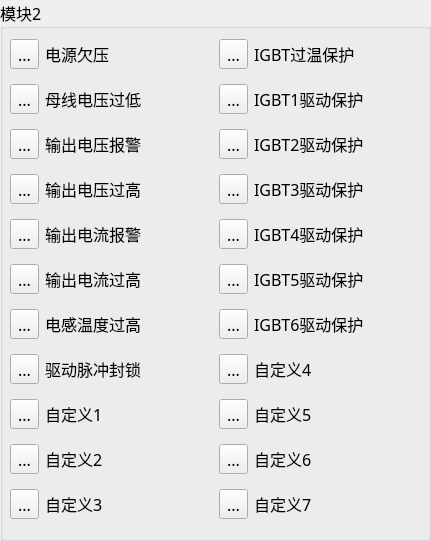
  <widget class="QGroupBox" name="faultstatus_groupBox02">
   <property name="geometry">
    <rect>
     <x>440</x>
     <y>100</y>
     <width>431</width>
     <height>541</height>
    </rect>
   </property>
   <property name="font">
    <font>
     <family>微软雅黑</family>
     <pointsize>12</pointsize>
    </font>
   </property>
   <property name="title">
    <string>模块2</string>
   </property>
   <widget class="QWidget" name="layoutWidget">
    <property name="geometry">
     <rect>
      <x>10</x>
      <y>30</y>
      <width>411</width>
      <height>501</height>
     </rect>
    </property>
    <layout class="QGridLayout" name="gridLayout_3">
     <item row="0" column="0">
      <widget class="QToolButton" name="toolButton_94">
       <property name="text">
        <string>...</string>
       </property>
       <property name="icon">
        <iconset>
         <normaloff>gct_ied_green.png</normaloff>gct_ied_green.png</iconset>
       </property>
       <property name="iconSize">
        <size>
         <width>28</width>
         <height>28</height>
        </size>
       </property>
      </widget>
     </item>
     <item row="0" column="1">
      <widget class="QLabel" name="label_185">
       <property name="font">
        <font>
         <family>微软雅黑</family>
         <pointsize>12</pointsize>
        </font>
       </property>
       <property name="text">
        <string>电源欠压</string>
       </property>
      </widget>
     </item>
     <item row="0" column="2">
      <widget class="QToolButton" name="toolButton_102">
       <property name="text">
        <string>...</string>
       </property>
       <property name="icon">
        <iconset>
         <normaloff>gct_ied_green.png</normaloff>gct_ied_green.png</iconset>
       </property>
       <property name="iconSize">
        <size>
         <width>28</width>
         <height>28</height>
        </size>
       </property>
      </widget>
     </item>
     <item row="0" column="3">
      <widget class="QLabel" name="label_193">
       <property name="font">
        <font>
         <family>微软雅黑</family>
         <pointsize>12</pointsize>
        </font>
       </property>
       <property name="text">
        <string>IGBT过温保护</string>
       </property>
      </widget>
     </item>
     <item row="1" column="0">
      <widget class="QToolButton" name="toolButton_96">
       <property name="text">
        <string>...</string>
       </property>
       <property name="icon">
        <iconset>
         <normaloff>gct_ied_green.png</normaloff>gct_ied_green.png</iconset>
       </property>
       <property name="iconSize">
        <size>
         <width>28</width>
         <height>28</height>
        </size>
       </property>
      </widget>
     </item>
     <item row="1" column="1">
      <widget class="QLabel" name="label_187">
       <property name="font">
        <font>
         <family>微软雅黑</family>
         <pointsize>12</pointsize>
        </font>
       </property>
       <property name="text">
        <string>母线电压过低</string>
       </property>
      </widget>
     </item>
     <item row="1" column="2">
      <widget class="QToolButton" name="toolButton_101">
       <property name="text">
        <string>...</string>
       </property>
       <property name="icon">
        <iconset>
         <normaloff>gct_ied_green.png</normaloff>gct_ied_green.png</iconset>
       </property>
       <property name="iconSize">
        <size>
         <width>28</width>
         <height>28</height>
        </size>
       </property>
      </widget>
     </item>
     <item row="1" column="3">
      <widget class="QLabel" name="label_192">
       <property name="font">
        <font>
         <family>微软雅黑</family>
         <pointsize>12</pointsize>
        </font>
       </property>
       <property name="text">
        <string>IGBT1驱动保护</string>
       </property>
      </widget>
     </item>
     <item row="2" column="0">
      <widget class="QToolButton" name="toolButton_114">
       <property name="text">
        <string>...</string>
       </property>
       <property name="icon">
        <iconset>
         <normaloff>gct_ied_green.png</normaloff>gct_ied_green.png</iconset>
       </property>
       <property name="iconSize">
        <size>
         <width>28</width>
         <height>28</height>
        </size>
       </property>
      </widget>
     </item>
     <item row="2" column="1">
      <widget class="QLabel" name="label_205">
       <property name="font">
        <font>
         <family>微软雅黑</family>
         <pointsize>12</pointsize>
        </font>
       </property>
       <property name="text">
        <string>输出电压报警</string>
       </property>
      </widget>
     </item>
     <item row="2" column="2">
      <widget class="QToolButton" name="toolButton_103">
       <property name="text">
        <string>...</string>
       </property>
       <property name="icon">
        <iconset>
         <normaloff>gct_ied_green.png</normaloff>gct_ied_green.png</iconset>
       </property>
       <property name="iconSize">
        <size>
         <width>28</width>
         <height>28</height>
        </size>
       </property>
      </widget>
     </item>
     <item row="2" column="3">
      <widget class="QLabel" name="label_194">
       <property name="font">
        <font>
         <family>微软雅黑</family>
         <pointsize>12</pointsize>
        </font>
       </property>
       <property name="text">
        <string>IGBT2驱动保护</string>
       </property>
      </widget>
     </item>
     <item row="3" column="0">
      <widget class="QToolButton" name="toolButton_92">
       <property name="text">
        <string>...</string>
       </property>
       <property name="icon">
        <iconset>
         <normaloff>gct_ied_green.png</normaloff>gct_ied_green.png</iconset>
       </property>
       <property name="iconSize">
        <size>
         <width>28</width>
         <height>28</height>
        </size>
       </property>
      </widget>
     </item>
     <item row="3" column="1">
      <widget class="QLabel" name="label_183">
       <property name="font">
        <font>
         <family>微软雅黑</family>
         <pointsize>12</pointsize>
        </font>
       </property>
       <property name="text">
        <string>输出电压过高</string>
       </property>
      </widget>
     </item>
     <item row="3" column="2">
      <widget class="QToolButton" name="toolButton_105">
       <property name="text">
        <string>...</string>
       </property>
       <property name="icon">
        <iconset>
         <normaloff>gct_ied_green.png</normaloff>gct_ied_green.png</iconset>
       </property>
       <property name="iconSize">
        <size>
         <width>28</width>
         <height>28</height>
        </size>
       </property>
      </widget>
     </item>
     <item row="3" column="3">
      <widget class="QLabel" name="label_196">
       <property name="font">
        <font>
         <family>微软雅黑</family>
         <pointsize>12</pointsize>
        </font>
       </property>
       <property name="text">
        <string>IGBT3驱动保护</string>
       </property>
      </widget>
     </item>
     <item row="4" column="0">
      <widget class="QToolButton" name="toolButton_98">
       <property name="text">
        <string>...</string>
       </property>
       <property name="icon">
        <iconset>
         <normaloff>gct_ied_green.png</normaloff>gct_ied_green.png</iconset>
       </property>
       <property name="iconSize">
        <size>
         <width>28</width>
         <height>28</height>
        </size>
       </property>
      </widget>
     </item>
     <item row="4" column="1">
      <widget class="QLabel" name="label_189">
       <property name="font">
        <font>
         <family>微软雅黑</family>
         <pointsize>12</pointsize>
        </font>
       </property>
       <property name="text">
        <string>输出电流报警</string>
       </property>
      </widget>
     </item>
     <item row="4" column="2">
      <widget class="QToolButton" name="toolButton_107">
       <property name="text">
        <string>...</string>
       </property>
       <property name="icon">
        <iconset>
         <normaloff>gct_ied_green.png</normaloff>gct_ied_green.png</iconset>
       </property>
       <property name="iconSize">
        <size>
         <width>28</width>
         <height>28</height>
        </size>
       </property>
      </widget>
     </item>
     <item row="4" column="3">
      <widget class="QLabel" name="label_198">
       <property name="font">
        <font>
         <family>微软雅黑</family>
         <pointsize>12</pointsize>
        </font>
       </property>
       <property name="text">
        <string>IGBT4驱动保护</string>
       </property>
      </widget>
     </item>
     <item row="5" column="0">
      <widget class="QToolButton" name="toolButton_100">
       <property name="enabled">
        <bool>true</bool>
       </property>
       <property name="text">
        <string>...</string>
       </property>
       <property name="icon">
        <iconset>
         <normaloff>gct_ied_green.png</normaloff>gct_ied_green.png</iconset>
       </property>
       <property name="iconSize">
        <size>
         <width>28</width>
         <height>28</height>
        </size>
       </property>
      </widget>
     </item>
     <item row="5" column="1">
      <widget class="QLabel" name="label_191">
       <property name="font">
        <font>
         <family>微软雅黑</family>
         <pointsize>12</pointsize>
        </font>
       </property>
       <property name="text">
        <string>输出电流过高</string>
       </property>
      </widget>
     </item>
     <item row="5" column="2">
      <widget class="QToolButton" name="toolButton_109">
       <property name="text">
        <string>...</string>
       </property>
       <property name="icon">
        <iconset>
         <normaloff>gct_ied_green.png</normaloff>gct_ied_green.png</iconset>
       </property>
       <property name="iconSize">
        <size>
         <width>28</width>
         <height>28</height>
        </size>
       </property>
      </widget>
     </item>
     <item row="5" column="3">
      <widget class="QLabel" name="label_200">
       <property name="font">
        <font>
         <family>微软雅黑</family>
         <pointsize>12</pointsize>
        </font>
       </property>
       <property name="text">
        <string>IGBT5驱动保护</string>
       </property>
      </widget>
     </item>
     <item row="6" column="0">
      <widget class="QToolButton" name="toolButton_106">
       <property name="text">
        <string>...</string>
       </property>
       <property name="icon">
        <iconset>
         <normaloff>gct_ied_green.png</normaloff>gct_ied_green.png</iconset>
       </property>
       <property name="iconSize">
        <size>
         <width>28</width>
         <height>28</height>
        </size>
       </property>
      </widget>
     </item>
     <item row="6" column="1">
      <widget class="QLabel" name="label_197">
       <property name="font">
        <font>
         <family>微软雅黑</family>
         <pointsize>12</pointsize>
        </font>
       </property>
       <property name="text">
        <string>电感温度过高</string>
       </property>
      </widget>
     </item>
     <item row="6" column="2">
      <widget class="QToolButton" name="toolButton_111">
       <property name="text">
        <string>...</string>
       </property>
       <property name="icon">
        <iconset>
         <normaloff>gct_ied_green.png</normaloff>gct_ied_green.png</iconset>
       </property>
       <property name="iconSize">
        <size>
         <width>28</width>
         <height>28</height>
        </size>
       </property>
      </widget>
     </item>
     <item row="6" column="3">
      <widget class="QLabel" name="label_202">
       <property name="font">
        <font>
         <family>微软雅黑</family>
         <pointsize>12</pointsize>
        </font>
       </property>
       <property name="text">
        <string>IGBT6驱动保护</string>
       </property>
      </widget>
     </item>
     <item row="7" column="0">
      <widget class="QToolButton" name="toolButton_110">
       <property name="text">
        <string>...</string>
       </property>
       <property name="icon">
        <iconset>
         <normaloff>gct_ied_green.png</normaloff>gct_ied_green.png</iconset>
       </property>
       <property name="iconSize">
        <size>
         <width>28</width>
         <height>28</height>
        </size>
       </property>
      </widget>
     </item>
     <item row="7" column="1">
      <widget class="QLabel" name="label_201">
       <property name="font">
        <font>
         <family>微软雅黑</family>
         <pointsize>12</pointsize>
        </font>
       </property>
       <property name="text">
        <string>驱动脉冲封锁</string>
       </property>
      </widget>
     </item>
     <item row="7" column="2">
      <widget class="QToolButton" name="toolButton_93">
       <property name="text">
        <string>...</string>
       </property>
       <property name="icon">
        <iconset>
         <normaloff>gct_ied_green.png</normaloff>gct_ied_green.png</iconset>
       </property>
       <property name="iconSize">
        <size>
         <width>28</width>
         <height>28</height>
        </size>
       </property>
      </widget>
     </item>
     <item row="7" column="3">
      <widget class="QLabel" name="label_184">
       <property name="font">
        <font>
         <family>微软雅黑</family>
         <pointsize>12</pointsize>
        </font>
       </property>
       <property name="text">
        <string>自定义4</string>
       </property>
      </widget>
     </item>
     <item row="8" column="0">
      <widget class="QToolButton" name="toolButton_104">
       <property name="text">
        <string>...</string>
       </property>
       <property name="icon">
        <iconset>
         <normaloff>gct_ied_green.png</normaloff>gct_ied_green.png</iconset>
       </property>
       <property name="iconSize">
        <size>
         <width>28</width>
         <height>28</height>
        </size>
       </property>
      </widget>
     </item>
     <item row="8" column="1">
      <widget class="QLabel" name="label_195">
       <property name="font">
        <font>
         <family>微软雅黑</family>
         <pointsize>12</pointsize>
        </font>
       </property>
       <property name="text">
        <string>自定义1</string>
       </property>
      </widget>
     </item>
     <item row="8" column="2">
      <widget class="QToolButton" name="toolButton_95">
       <property name="text">
        <string>...</string>
       </property>
       <property name="icon">
        <iconset>
         <normaloff>gct_ied_green.png</normaloff>gct_ied_green.png</iconset>
       </property>
       <property name="iconSize">
        <size>
         <width>28</width>
         <height>28</height>
        </size>
       </property>
      </widget>
     </item>
     <item row="8" column="3">
      <widget class="QLabel" name="label_186">
       <property name="font">
        <font>
         <family>微软雅黑</family>
         <pointsize>12</pointsize>
        </font>
       </property>
       <property name="text">
        <string>自定义5</string>
       </property>
      </widget>
     </item>
     <item row="9" column="0">
      <widget class="QToolButton" name="toolButton_108">
       <property name="text">
        <string>...</string>
       </property>
       <property name="icon">
        <iconset>
         <normaloff>gct_ied_green.png</normaloff>gct_ied_green.png</iconset>
       </property>
       <property name="iconSize">
        <size>
         <width>28</width>
         <height>28</height>
        </size>
       </property>
      </widget>
     </item>
     <item row="9" column="1">
      <widget class="QLabel" name="label_199">
       <property name="font">
        <font>
         <family>微软雅黑</family>
         <pointsize>12</pointsize>
        </font>
       </property>
       <property name="text">
        <string>自定义2</string>
       </property>
      </widget>
     </item>
     <item row="9" column="2">
      <widget class="QToolButton" name="toolButton_97">
       <property name="text">
        <string>...</string>
       </property>
       <property name="icon">
        <iconset>
         <normaloff>gct_ied_green.png</normaloff>gct_ied_green.png</iconset>
       </property>
       <property name="iconSize">
        <size>
         <width>28</width>
         <height>28</height>
        </size>
       </property>
      </widget>
     </item>
     <item row="9" column="3">
      <widget class="QLabel" name="label_188">
       <property name="font">
        <font>
         <family>微软雅黑</family>
         <pointsize>12</pointsize>
        </font>
       </property>
       <property name="text">
        <string>自定义6</string>
       </property>
      </widget>
     </item>
     <item row="10" column="0">
      <widget class="QToolButton" name="toolButton_112">
       <property name="text">
        <string>...</string>
       </property>
       <property name="icon">
        <iconset>
         <normaloff>gct_ied_green.png</normaloff>gct_ied_green.png</iconset>
       </property>
       <property name="iconSize">
        <size>
         <width>28</width>
         <height>28</height>
        </size>
       </property>
      </widget>
     </item>
     <item row="10" column="1">
      <widget class="QLabel" name="label_203">
       <property name="font">
        <font>
         <family>微软雅黑</family>
         <pointsize>12</pointsize>
        </font>
       </property>
       <property name="text">
        <string>自定义3</string>
       </property>
      </widget>
     </item>
     <item row="10" column="2">
      <widget class="QToolButton" name="toolButton_99">
       <property name="text">
        <string>...</string>
       </property>
       <property name="icon">
        <iconset>
         <normaloff>gct_ied_green.png</normaloff>gct_ied_green.png</iconset>
       </property>
       <property name="iconSize">
        <size>
         <width>28</width>
         <height>28</height>
        </size>
       </property>
      </widget>
     </item>
     <item row="10" column="3">
      <widget class="QLabel" name="label_190">
       <property name="font">
        <font>
         <family>微软雅黑</family>
         <pointsize>12</pointsize>
        </font>
       </property>
       <property name="text">
        <string>自定义7</string>
       </property>
      </widget>
     </item>
    </layout>
   </widget>
  </widget>
